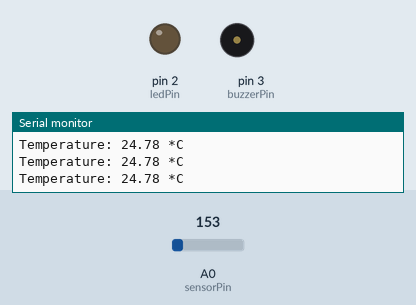
A sketch run on a simulated Arduino Uno, built with avr-gcc and run on an emulated ATmega328P. Shown: output pins drawn as LEDs (lit = HIGH), buzzer (waves = sounding, pin HIGH), the last lines printed to the serial monitor. Inputs (shaded band) come from the test bench; at power-on: A0 (sensorPin) = 153.

Above: at 1.3 s.
1.4 s: A0 (sensorPin) set to 174
2.9 s: A0 (sensorPin) set to 196
At 3.5 s:
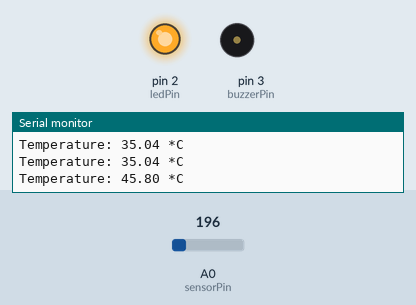
4.5 s: A0 (sensorPin) set to 175
At 5.7 s:
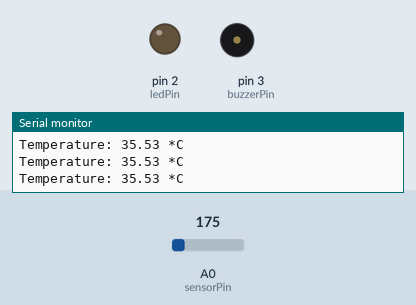
6.0 s: A0 (sensorPin) set to 191
At 7.1 s:
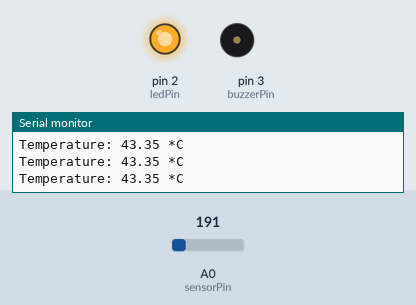
Timing chart, 0 to 8.5 s (numbered marks = the images above; inputs shaded):
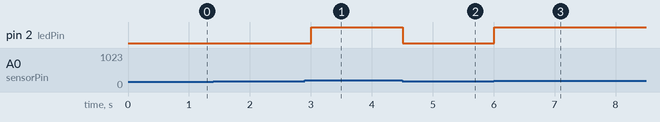

Measured:
- the behaviour switches between 184 and 185 on A0 (sensorPin) (found by bisection; images 0 and 1)
- after the input at 2.9 s, pin 2 (ledPin): LOW → HIGH after 0.10 s
- after the input at 4.5 s, pin 2 (ledPin): HIGH → LOW at once
- after the input at 6.0 s, pin 2 (ledPin): LOW → HIGH at once

The sketch:

MCPIL81.ino
```cpp
// Program for measuring temperature using TMP32 sensor and displaying it on an LCD. Alerts user when temperature is too high or too low.
int sensorPin = A0;
int ledPin = 2;
int buzzerPin = 3;

void setup()
{
    pinMode(ledPin, OUTPUT);
    pinMode(buzzerPin, OUTPUT);
    Serial.begin(9600);
}

void loop()
{
    int sensor = analogRead(sensorPin);
    float volt = sensor * (5.0 / 1023.0);   // Convert analog to voltage
    float temperature = (volt - 0.5) * 100; // TMP36 formula in °C

    if (temperature > 40.0 && temperature < 70.0)
    {
        digitalWrite(ledPin, HIGH);
        digitalWrite(buzzerPin, LOW);
    }
    else if (temperature >= 70.0)
    {
        digitalWrite(ledPin, HIGH);
        digitalWrite(buzzerPin, HIGH);
    }
    else
    {
        digitalWrite(ledPin, LOW);
        digitalWrite(buzzerPin, LOW);
    }

    Serial.print("Temperature: ");
    Serial.print(temperature);
    Serial.println(" *C");
    delay(500);
}
```
